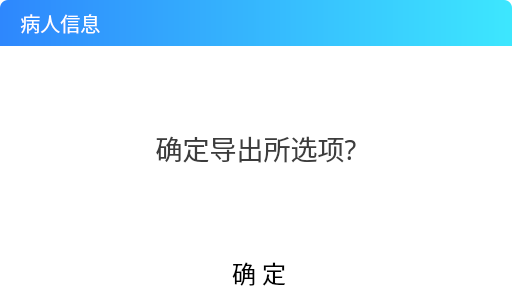
<?xml version="1.0" encoding="UTF-8"?>
<ui version="4.0">
 <class>MessageBox</class>
 <widget class="QDialog" name="MessageBox">
  <property name="geometry">
   <rect>
    <x>0</x>
    <y>0</y>
    <width>512</width>
    <height>308</height>
   </rect>
  </property>
  <property name="windowTitle">
   <string>Dialog</string>
  </property>
  <property name="styleSheet">
   <string notr="true">QDialog{background-color: rgba(255, 255, 255, 0);border-top-left-radius:8px;border-top-right-radius:8px;}
</string>
  </property>
  <property name="modal">
   <bool>true</bool>
  </property>
  <layout class="QVBoxLayout" name="verticalLayout">
   <property name="spacing">
    <number>0</number>
   </property>
   <property name="leftMargin">
    <number>0</number>
   </property>
   <property name="topMargin">
    <number>0</number>
   </property>
   <property name="rightMargin">
    <number>0</number>
   </property>
   <property name="bottomMargin">
    <number>0</number>
   </property>
   <item>
    <widget class="QWidget" name="widget_back" native="true">
     <property name="styleSheet">
      <string notr="true">border-top-left-radius:15px;border-top-right-radius:15px;
background-color: rgb(255, 255, 255,255);</string>
     </property>
     <layout class="QVBoxLayout" name="verticalLayout_2" stretch="0,1,0">
      <property name="spacing">
       <number>0</number>
      </property>
      <property name="leftMargin">
       <number>0</number>
      </property>
      <property name="topMargin">
       <number>0</number>
      </property>
      <property name="rightMargin">
       <number>0</number>
      </property>
      <property name="bottomMargin">
       <number>12</number>
      </property>
      <item>
       <widget class="QWidget" name="widget" native="true">
        <property name="minimumSize">
         <size>
          <width>0</width>
          <height>46</height>
         </size>
        </property>
        <property name="maximumSize">
         <size>
          <width>16777215</width>
          <height>46</height>
         </size>
        </property>
        <property name="font">
         <font>
          <pointsize>20</pointsize>
         </font>
        </property>
        <property name="styleSheet">
         <string notr="true">background-color: qlineargradient(spread:pad, x1:0, y1:0, x2:1, y2:0, stop:0 #2e87fd, stop:1 #3de7fe);border-top-left-radius:8px;border-top-right-radius:8px;</string>
        </property>
        <layout class="QHBoxLayout" name="horizontalLayout">
         <property name="leftMargin">
          <number>10</number>
         </property>
         <property name="topMargin">
          <number>0</number>
         </property>
         <property name="rightMargin">
          <number>0</number>
         </property>
         <property name="bottomMargin">
          <number>0</number>
         </property>
         <item>
          <widget class="QLabel" name="titleLabel">
           <property name="minimumSize">
            <size>
             <width>0</width>
             <height>46</height>
            </size>
           </property>
           <property name="maximumSize">
            <size>
             <width>16777215</width>
             <height>46</height>
            </size>
           </property>
           <property name="font">
            <font>
             <family>文泉驿微米黑</family>
             <pointsize>15</pointsize>
            </font>
           </property>
           <property name="styleSheet">
            <string notr="true">color:white;
background-color: rgba(255, 255, 255, 0);</string>
           </property>
           <property name="text">
            <string>  病人信息</string>
           </property>
          </widget>
         </item>
         <item>
          <spacer name="horizontalSpacer">
           <property name="orientation">
            <enum>Qt::Horizontal</enum>
           </property>
           <property name="sizeHint" stdset="0">
            <size>
             <width>40</width>
             <height>20</height>
            </size>
           </property>
          </spacer>
         </item>
        </layout>
       </widget>
      </item>
      <item>
       <widget class="QLabel" name="messageLabel">
        <property name="palette">
         <palette>
          <active>
           <colorrole role="WindowText">
            <brush brushstyle="SolidPattern">
             <color alpha="255">
              <red>60</red>
              <green>60</green>
              <blue>60</blue>
             </color>
            </brush>
           </colorrole>
           <colorrole role="Button">
            <brush brushstyle="SolidPattern">
             <color alpha="255">
              <red>255</red>
              <green>255</green>
              <blue>255</blue>
             </color>
            </brush>
           </colorrole>
           <colorrole role="Base">
            <brush brushstyle="SolidPattern">
             <color alpha="255">
              <red>255</red>
              <green>255</green>
              <blue>255</blue>
             </color>
            </brush>
           </colorrole>
           <colorrole role="Window">
            <brush brushstyle="SolidPattern">
             <color alpha="255">
              <red>255</red>
              <green>255</green>
              <blue>255</blue>
             </color>
            </brush>
           </colorrole>
          </active>
          <inactive>
           <colorrole role="WindowText">
            <brush brushstyle="SolidPattern">
             <color alpha="255">
              <red>60</red>
              <green>60</green>
              <blue>60</blue>
             </color>
            </brush>
           </colorrole>
           <colorrole role="Button">
            <brush brushstyle="SolidPattern">
             <color alpha="255">
              <red>255</red>
              <green>255</green>
              <blue>255</blue>
             </color>
            </brush>
           </colorrole>
           <colorrole role="Base">
            <brush brushstyle="SolidPattern">
             <color alpha="255">
              <red>255</red>
              <green>255</green>
              <blue>255</blue>
             </color>
            </brush>
           </colorrole>
           <colorrole role="Window">
            <brush brushstyle="SolidPattern">
             <color alpha="255">
              <red>255</red>
              <green>255</green>
              <blue>255</blue>
             </color>
            </brush>
           </colorrole>
          </inactive>
          <disabled>
           <colorrole role="WindowText">
            <brush brushstyle="SolidPattern">
             <color alpha="255">
              <red>159</red>
              <green>158</green>
              <blue>158</blue>
             </color>
            </brush>
           </colorrole>
           <colorrole role="Button">
            <brush brushstyle="SolidPattern">
             <color alpha="255">
              <red>255</red>
              <green>255</green>
              <blue>255</blue>
             </color>
            </brush>
           </colorrole>
           <colorrole role="Base">
            <brush brushstyle="SolidPattern">
             <color alpha="255">
              <red>255</red>
              <green>255</green>
              <blue>255</blue>
             </color>
            </brush>
           </colorrole>
           <colorrole role="Window">
            <brush brushstyle="SolidPattern">
             <color alpha="255">
              <red>255</red>
              <green>255</green>
              <blue>255</blue>
             </color>
            </brush>
           </colorrole>
          </disabled>
         </palette>
        </property>
        <property name="font">
         <font>
          <family>微软雅黑</family>
          <pointsize>20</pointsize>
         </font>
        </property>
        <property name="text">
         <string>确定导出所选项?</string>
        </property>
        <property name="alignment">
         <set>Qt::AlignCenter</set>
        </property>
        <property name="wordWrap">
         <bool>true</bool>
        </property>
       </widget>
      </item>
      <item>
       <layout class="QHBoxLayout" name="horizontalLayout_2">
        <item>
         <spacer name="horizontalSpacer_2">
          <property name="orientation">
           <enum>Qt::Horizontal</enum>
          </property>
          <property name="sizeHint" stdset="0">
           <size>
            <width>40</width>
            <height>20</height>
           </size>
          </property>
         </spacer>
        </item>
        <item>
         <widget class="QPushButton" name="okButton">
          <property name="minimumSize">
           <size>
            <width>138</width>
            <height>47</height>
           </size>
          </property>
          <property name="maximumSize">
           <size>
            <width>138</width>
            <height>47</height>
           </size>
          </property>
          <property name="font">
           <font>
            <family>文泉驿微米黑</family>
            <pointsize>18</pointsize>
           </font>
          </property>
          <property name="text">
           <string> 确 定</string>
          </property>
          <property name="iconSize">
           <size>
            <width>134</width>
            <height>48</height>
           </size>
          </property>
         </widget>
        </item>
        <item>
         <spacer name="horizontalSpacer_3">
          <property name="orientation">
           <enum>Qt::Horizontal</enum>
          </property>
          <property name="sizeHint" stdset="0">
           <size>
            <width>40</width>
            <height>20</height>
           </size>
          </property>
         </spacer>
        </item>
       </layout>
      </item>
     </layout>
    </widget>
   </item>
  </layout>
 </widget>
 <resources/>
 <connections/>
</ui>
